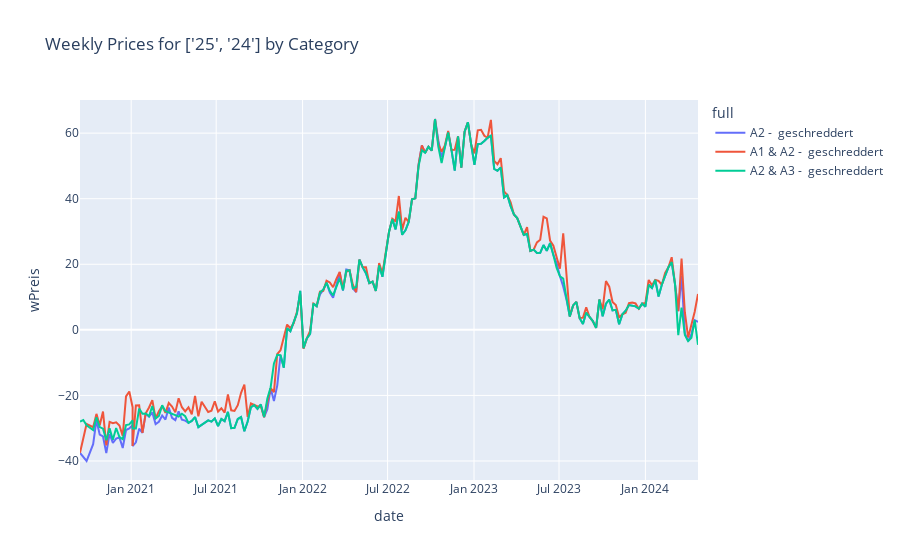
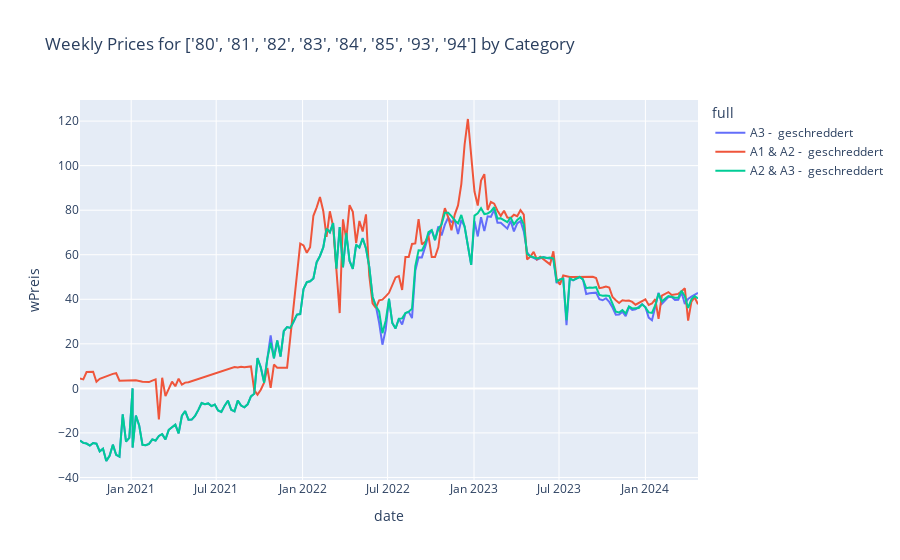
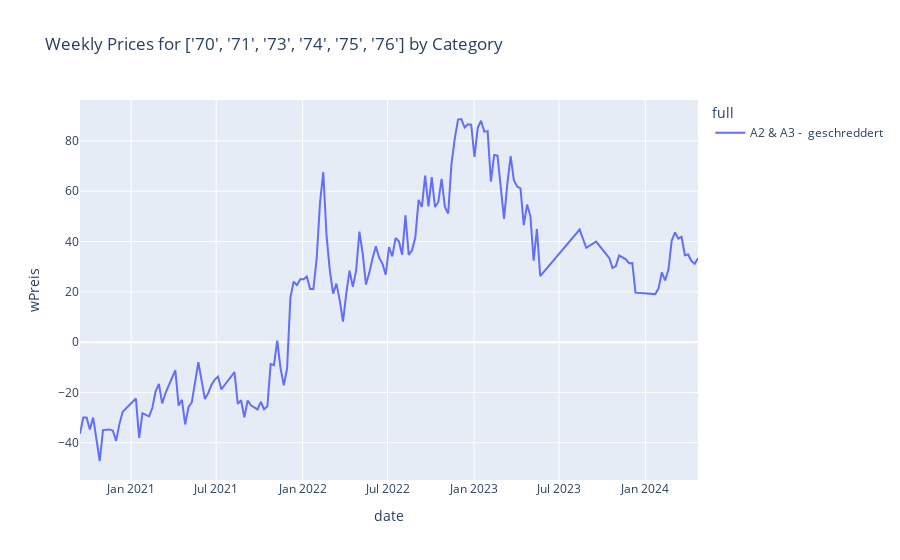
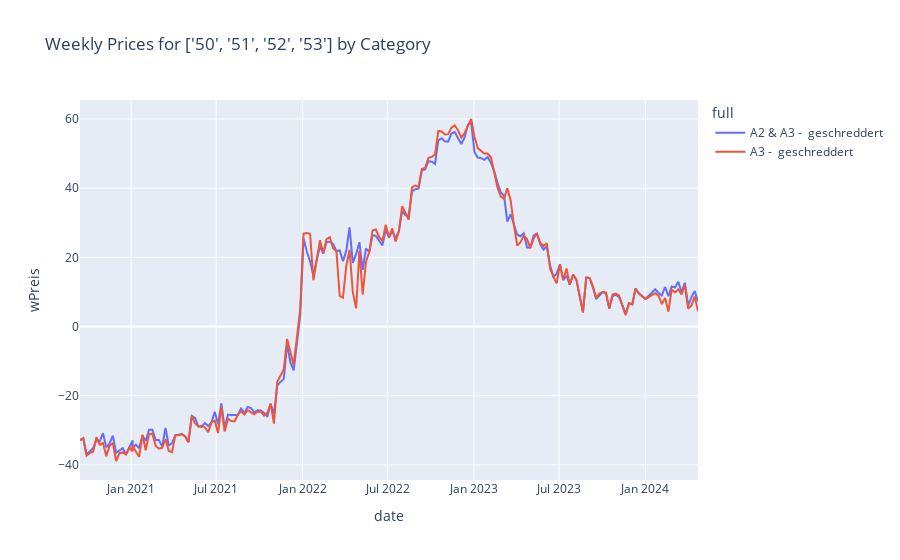

The notebook cell saved with these charts, in order:
### Code cell
# Get unique categories in the 'Plz' column
categories = df['Plz'].unique()

# Loop through each category
for category in categories:
    # Filter the dataframe for the current category
    TS1 = df[df['Plz'] == category]
    
    # Create the plot
    fig = px.line(TS1, x='date', y='wPreis', color='full', title=f'Weekly Prices for {category} by Category')
    fig.show()

### Figure 1 — Plotly figure (JSON) as saved in the notebook; plotly's stock layout.template omitted (floating-point values rounded to 4 significant figures; data arrays with more than 128 entries replaced by an {"elided": "..."} marker saying what was removed)
{"data": [{"hovertemplate": "full=A2 -  geschreddert<br>date=%{x}<br>wPreis=%{y}<extra></extra>", "legendgroup": "A2 -  geschreddert", "line": {"color": "#636efa", "dash": "solid"}, "marker": {"symbol": "circle"}, "mode": "lines", "name": "A2 -  geschreddert", "orientation": "v", "showlegend": true, "type": "scatter", "x": {"elided": "187 str values"}, "xaxis": "x", "y": {"elided": "187 float values"}, "yaxis": "y"}, {"hovertemplate": "full=A1 & A2 -  geschreddert<br>date=%{x}<br>wPreis=%{y}<extra></extra>", "legendgroup": "A1 & A2 -  geschreddert", "line": {"color": "#EF553B", "dash": "solid"}, "marker": {"symbol": "circle"}, "mode": "lines", "name": "A1 & A2 -  geschreddert", "orientation": "v", "showlegend": true, "type": "scatter", "x": {"elided": "187 str values"}, "xaxis": "x", "y": {"elided": "187 float values"}, "yaxis": "y"}, {"hovertemplate": "full=A2 & A3 -  geschreddert<br>date=%{x}<br>wPreis=%{y}<extra></extra>", "legendgroup": "A2 & A3 -  geschreddert", "line": {"color": "#00cc96", "dash": "solid"}, "marker": {"symbol": "circle"}, "mode": "lines", "name": "A2 & A3 -  geschreddert", "orientation": "v", "showlegend": true, "type": "scatter", "x": {"elided": "189 str values"}, "xaxis": "x", "y": {"elided": "189 float values"}, "yaxis": "y"}], "layout": {"legend": {"title": {"text": "full"}, "tracegroupgap": 0}, "title": {"text": "Weekly Prices for ['25', '24'] by Category"}, "xaxis": {"anchor": "y", "domain": [0, 1], "title": {"text": "date"}}, "yaxis": {"anchor": "x", "domain": [0, 1], "title": {"text": "wPreis"}}}}

### Figure 2 — Plotly figure (JSON) as saved in the notebook; plotly's stock layout.template omitted (floating-point values rounded to 4 significant figures; data arrays with more than 128 entries replaced by an {"elided": "..."} marker saying what was removed)
{"data": [{"hovertemplate": "full=A3 -  geschreddert<br>date=%{x}<br>wPreis=%{y}<extra></extra>", "legendgroup": "A3 -  geschreddert", "line": {"color": "#636efa", "dash": "solid"}, "marker": {"symbol": "circle"}, "mode": "lines", "name": "A3 -  geschreddert", "orientation": "v", "showlegend": true, "type": "scatter", "x": {"elided": "188 str values"}, "xaxis": "x", "y": {"elided": "188 float values"}, "yaxis": "y"}, {"hovertemplate": "full=A1 & A2 -  geschreddert<br>date=%{x}<br>wPreis=%{y}<extra></extra>", "legendgroup": "A1 & A2 -  geschreddert", "line": {"color": "#EF553B", "dash": "solid"}, "marker": {"symbol": "circle"}, "mode": "lines", "name": "A1 & A2 -  geschreddert", "orientation": "v", "showlegend": true, "type": "scatter", "x": {"elided": "155 str values"}, "xaxis": "x", "y": {"elided": "155 float values"}, "yaxis": "y"}, {"hovertemplate": "full=A2 & A3 -  geschreddert<br>date=%{x}<br>wPreis=%{y}<extra></extra>", "legendgroup": "A2 & A3 -  geschreddert", "line": {"color": "#00cc96", "dash": "solid"}, "marker": {"symbol": "circle"}, "mode": "lines", "name": "A2 & A3 -  geschreddert", "orientation": "v", "showlegend": true, "type": "scatter", "x": {"elided": "189 str values"}, "xaxis": "x", "y": {"elided": "189 float values"}, "yaxis": "y"}], "layout": {"legend": {"title": {"text": "full"}, "tracegroupgap": 0}, "title": {"text": "Weekly Prices for ['80', '81', '82', '83', '84', '85', '93', '94'] by Category"}, "xaxis": {"anchor": "y", "domain": [0, 1], "title": {"text": "date"}}, "yaxis": {"anchor": "x", "domain": [0, 1], "title": {"text": "wPreis"}}}}

### Figure 3 — Plotly figure (JSON) as saved in the notebook; plotly's stock layout.template omitted (floating-point values rounded to 4 significant figures; data arrays with more than 128 entries replaced by an {"elided": "..."} marker saying what was removed)
{"data": [{"hovertemplate": "full=A2 & A3 -  geschreddert<br>date=%{x}<br>wPreis=%{y}<extra></extra>", "legendgroup": "A2 & A3 -  geschreddert", "line": {"color": "#636efa", "dash": "solid"}, "marker": {"symbol": "circle"}, "mode": "lines", "name": "A2 & A3 -  geschreddert", "orientation": "v", "showlegend": true, "type": "scatter", "x": {"elided": "157 str values"}, "xaxis": "x", "y": {"elided": "157 float values"}, "yaxis": "y"}], "layout": {"legend": {"title": {"text": "full"}, "tracegroupgap": 0}, "title": {"text": "Weekly Prices for ['70', '71', '73', '74', '75', '76'] by Category"}, "xaxis": {"anchor": "y", "domain": [0, 1], "title": {"text": "date"}}, "yaxis": {"anchor": "x", "domain": [0, 1], "title": {"text": "wPreis"}}}}

### Figure 4 — Plotly figure (JSON) as saved in the notebook; plotly's stock layout.template omitted (floating-point values rounded to 4 significant figures; data arrays with more than 128 entries replaced by an {"elided": "..."} marker saying what was removed)
{"data": [{"hovertemplate": "full=A2 & A3 -  geschreddert<br>date=%{x}<br>wPreis=%{y}<extra></extra>", "legendgroup": "A2 & A3 -  geschreddert", "line": {"color": "#636efa", "dash": "solid"}, "marker": {"symbol": "circle"}, "mode": "lines", "name": "A2 & A3 -  geschreddert", "orientation": "v", "showlegend": true, "type": "scatter", "x": {"elided": "184 str values"}, "xaxis": "x", "y": {"elided": "184 float values"}, "yaxis": "y"}, {"hovertemplate": "full=A3 -  geschreddert<br>date=%{x}<br>wPreis=%{y}<extra></extra>", "legendgroup": "A3 -  geschreddert", "line": {"color": "#EF553B", "dash": "solid"}, "marker": {"symbol": "circle"}, "mode": "lines", "name": "A3 -  geschreddert", "orientation": "v", "showlegend": true, "type": "scatter", "x": {"elided": "182 str values"}, "xaxis": "x", "y": {"elided": "182 float values"}, "yaxis": "y"}], "layout": {"legend": {"title": {"text": "full"}, "tracegroupgap": 0}, "title": {"text": "Weekly Prices for ['50', '51', '52', '53'] by Category"}, "xaxis": {"anchor": "y", "domain": [0, 1], "title": {"text": "date"}}, "yaxis": {"anchor": "x", "domain": [0, 1], "title": {"text": "wPreis"}}}}
